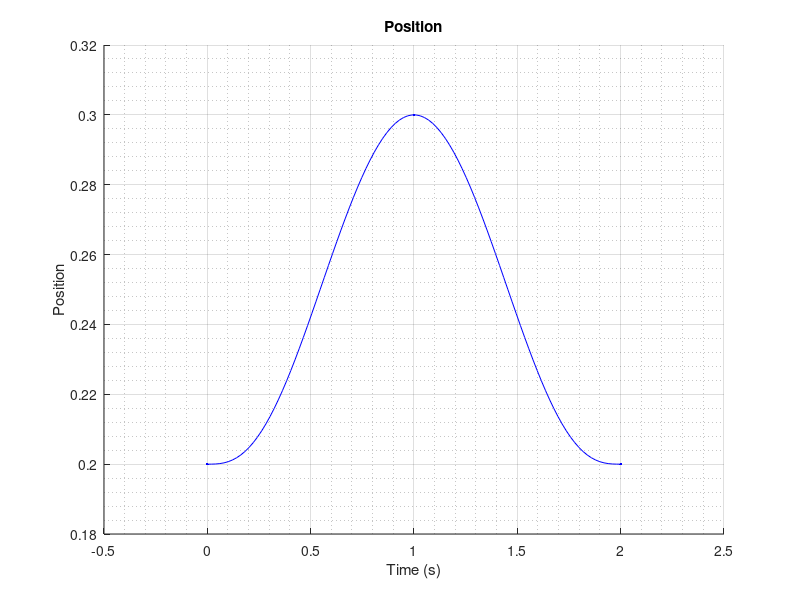
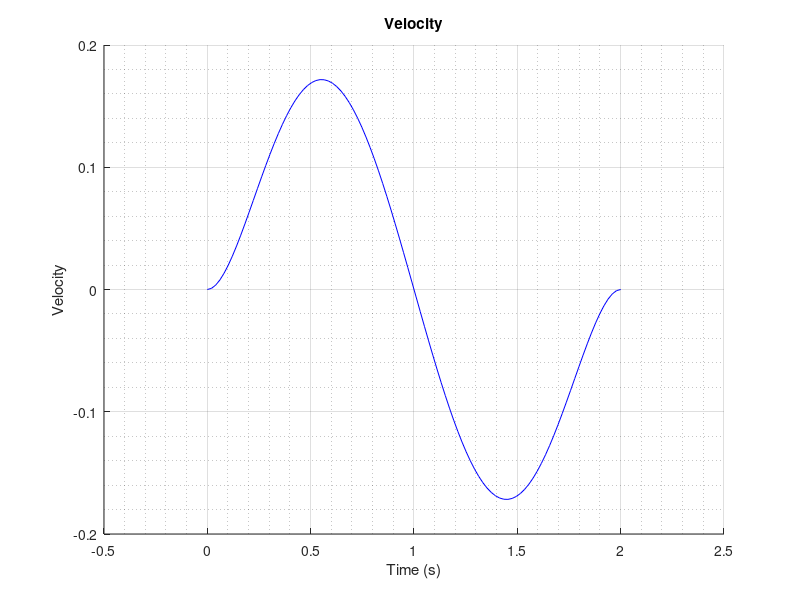
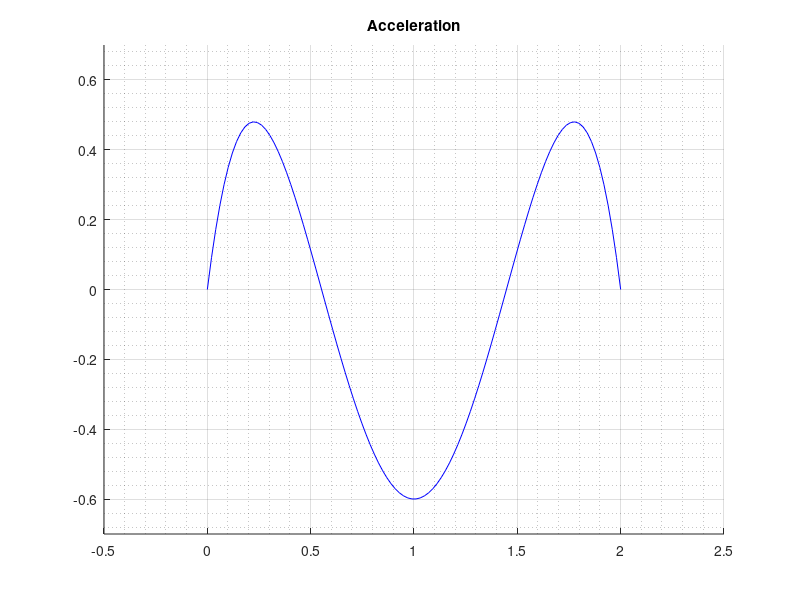

MATLAB code to generate these figures, in order:
    clear;
    close all;
    clc;
    
    q1tq=[];
    v1tq=[];
    a1tq=[];

    tt=[];
    
    q = [0.2, 0.3, 0.2];
    v = [0, 0, 0];
    a = [0, 0, 0];
    
    s = size(q);
    
    a=[0,0,0,0,0,0,0];
    
    t0 = 0;
    tf = 2;
    
    a(1) = q(1);
    a(2) = 0;
    a(3) = 0;
    a(4) = (2/(tf^3))*(32*(q(2)-q(1)) - 11*(q(3)-q(1)));
    a(5) = -(3/(tf^4))*(64*(q(2)-q(1)) - 27*(q(3)-q(1)));
    a(6) = (3/(tf^5))*(64*(q(2)-q(1)) - 30*(q(3)-q(1)));
    a(7) = -(32/(tf^6))*(2*(q(2)-q(1)) - 1*(q(3)-q(1)));
      


        t = linspace(t0,tf,100); %time vector (linearly spaced)
      
        %position, velocity and acceleration for joint 1
        q1tq =  a(1) + a(2).*t+a(3).*t.^2+a(4).*t.^3+a(5).*t.^4+a(6).*t.^5+a(7).*t.^6;
        v1tq =  a(2) +2*a(3).*t+3*a(4).*t.^2+4*a(5).*t.^3+5*a(6).*t.^4+6*a(7).*t.^5;
        a1tq =  2*a(3) + 6*a(4).*t+12*a(5).*t.^2+20*a(6).*t.^3+30*a(7).*t.^4;    

        tt = [tt, t];


       
   %     v1tq = [v1tq(1:100) (v1tq(103:202)-12)];
    
figure(1);
axis([-0.5 2.5 0.18 0.32 ]);
hold on;
grid on;
grid minor;
title('Position');
xlabel('Time (s)');
ylabel('Position');
plot(tt,q1tq, 'Color', 'blue');

plot(0, q(1),'.', 'Color', 'blue')
plot(1, q(2),'.', 'Color', 'blue')
plot(2, q(3),'.', 'Color', 'blue')
hold off;

figure(2);
title('Velocity');
xlabel('Time (s)');
ylabel('Velocity');
axis([-0.5 2.5 -0.2 0.2 ]);
hold on;
grid on;
grid minor;

plot(tt,v1tq, 'Color', 'blue');

hold off;

 figure(3);
 hold on;
 grid on;
 grid minor;
 title('Acceleration');
 axis([-0.5 2.5 -0.7 0.7 ]);
 
 plot(tt,a1tq, 'Color', 'blue');

 hold off;